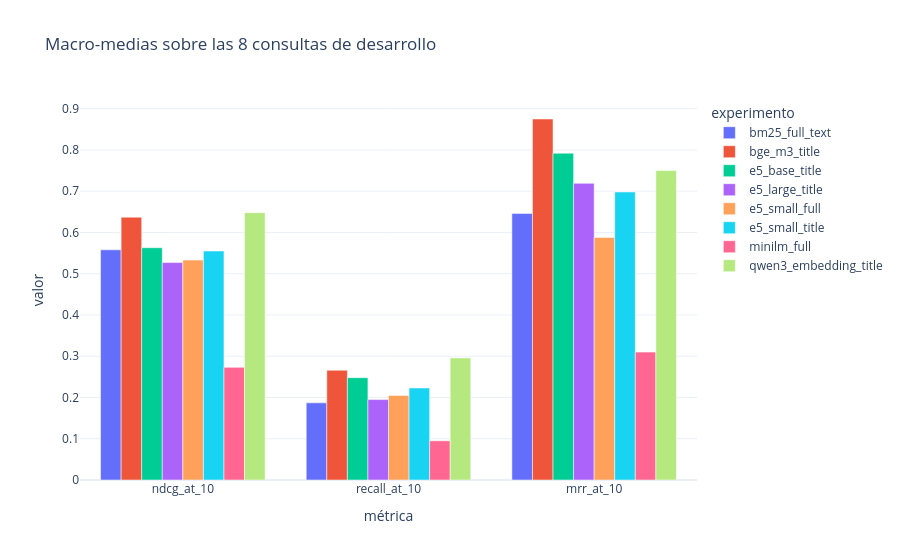

The notebook cell saved with this chart:
### Code cell
import plotly.express as px

long_macro = macro_table.melt(
    id_vars="experimento", var_name="métrica", value_name="valor"
)
px.bar(
    long_macro, x="métrica", y="valor", color="experimento",
    barmode="group", title="Macro-medias sobre las 8 consultas de desarrollo",
)

### Figure 1 — Plotly figure (JSON) as saved in the notebook; plotly's stock layout.template omitted (floating-point values rounded to 4 significant figures)
{"data": [{"alignmentgroup": "True", "hovertemplate": "experimento=bm25_full_text<br>métrica=%{x}<br>valor=%{y}<extra></extra>", "legendgroup": "bm25_full_text", "marker": {"color": "#636efa", "pattern": {"shape": ""}}, "name": "bm25_full_text", "offsetgroup": "bm25_full_text", "orientation": "v", "showlegend": true, "textposition": "auto", "type": "bar", "x": ["ndcg_at_10", "recall_at_10", "mrr_at_10"], "xaxis": "x", "y": [0.558, 0.187, 0.646], "yaxis": "y"}, {"alignmentgroup": "True", "hovertemplate": "experimento=bge_m3_title<br>métrica=%{x}<br>valor=%{y}<extra></extra>", "legendgroup": "bge_m3_title", "marker": {"color": "#EF553B", "pattern": {"shape": ""}}, "name": "bge_m3_title", "offsetgroup": "bge_m3_title", "orientation": "v", "showlegend": true, "textposition": "auto", "type": "bar", "x": ["ndcg_at_10", "recall_at_10", "mrr_at_10"], "xaxis": "x", "y": [0.637, 0.266, 0.875], "yaxis": "y"}, {"alignmentgroup": "True", "hovertemplate": "experimento=e5_base_title<br>métrica=%{x}<br>valor=%{y}<extra></extra>", "legendgroup": "e5_base_title", "marker": {"color": "#00cc96", "pattern": {"shape": ""}}, "name": "e5_base_title", "offsetgroup": "e5_base_title", "orientation": "v", "showlegend": true, "textposition": "auto", "type": "bar", "x": ["ndcg_at_10", "recall_at_10", "mrr_at_10"], "xaxis": "x", "y": [0.563, 0.248, 0.792], "yaxis": "y"}, {"alignmentgroup": "True", "hovertemplate": "experimento=e5_large_title<br>métrica=%{x}<br>valor=%{y}<extra></extra>", "legendgroup": "e5_large_title", "marker": {"color": "#ab63fa", "pattern": {"shape": ""}}, "name": "e5_large_title", "offsetgroup": "e5_large_title", "orientation": "v", "showlegend": true, "textposition": "auto", "type": "bar", "x": ["ndcg_at_10", "recall_at_10", "mrr_at_10"], "xaxis": "x", "y": [0.527, 0.195, 0.719], "yaxis": "y"}, {"alignmentgroup": "True", "hovertemplate": "experimento=e5_small_full<br>métrica=%{x}<br>valor=%{y}<extra></extra>", "legendgroup": "e5_small_full", "marker": {"color": "#FFA15A", "pattern": {"shape": ""}}, "name": "e5_small_full", "offsetgroup": "e5_small_full", "orientation": "v", "showlegend": true, "textposition": "auto", "type": "bar", "x": ["ndcg_at_10", "recall_at_10", "mrr_at_10"], "xaxis": "x", "y": [0.533, 0.205, 0.588], "yaxis": "y"}, {"alignmentgroup": "True", "hovertemplate": "experimento=e5_small_title<br>métrica=%{x}<br>valor=%{y}<extra></extra>", "legendgroup": "e5_small_title", "marker": {"color": "#19d3f3", "pattern": {"shape": ""}}, "name": "e5_small_title", "offsetgroup": "e5_small_title", "orientation": "v", "showlegend": true, "textposition": "auto", "type": "bar", "x": ["ndcg_at_10", "recall_at_10", "mrr_at_10"], "xaxis": "x", "y": [0.555, 0.223, 0.698], "yaxis": "y"}, {"alignmentgroup": "True", "hovertemplate": "experimento=minilm_full<br>métrica=%{x}<br>valor=%{y}<extra></extra>", "legendgroup": "minilm_full", "marker": {"color": "#FF6692", "pattern": {"shape": ""}}, "name": "minilm_full", "offsetgroup": "minilm_full", "orientation": "v", "showlegend": true, "textposition": "auto", "type": "bar", "x": ["ndcg_at_10", "recall_at_10", "mrr_at_10"], "xaxis": "x", "y": [0.273, 0.095, 0.31], "yaxis": "y"}, {"alignmentgroup": "True", "hovertemplate": "experimento=qwen3_embedding_title<br>métrica=%{x}<br>valor=%{y}<extra></extra>", "legendgroup": "qwen3_embedding_title", "marker": {"color": "#B6E880", "pattern": {"shape": ""}}, "name": "qwen3_embedding_title", "offsetgroup": "qwen3_embedding_title", "orientation": "v", "showlegend": true, "textposition": "auto", "type": "bar", "x": ["ndcg_at_10", "recall_at_10", "mrr_at_10"], "xaxis": "x", "y": [0.648, 0.296, 0.75], "yaxis": "y"}], "layout": {"barmode": "group", "legend": {"title": {"text": "experimento"}, "tracegroupgap": 0}, "title": {"text": "Macro-medias sobre las 8 consultas de desarrollo"}, "xaxis": {"anchor": "y", "domain": [0.0, 1.0], "title": {"text": "métrica"}}, "yaxis": {"anchor": "x", "domain": [0.0, 1.0], "title": {"text": "valor"}}}}
